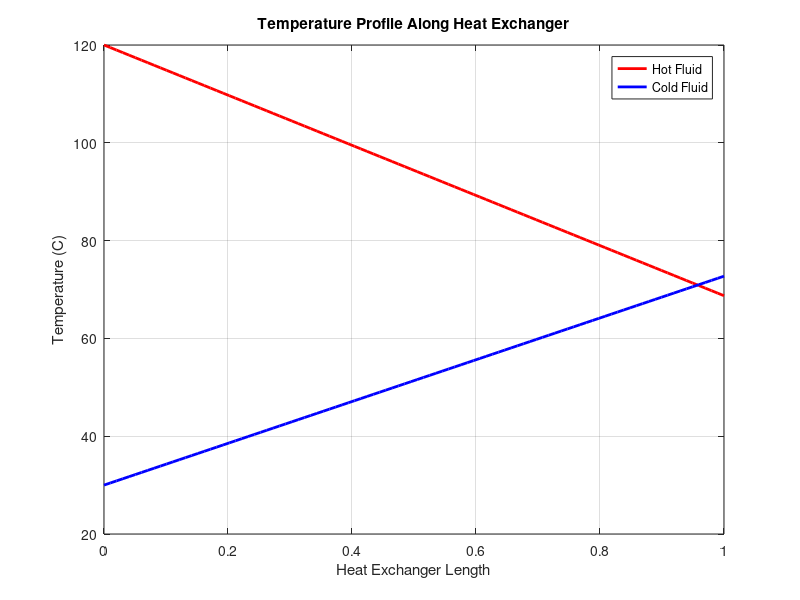
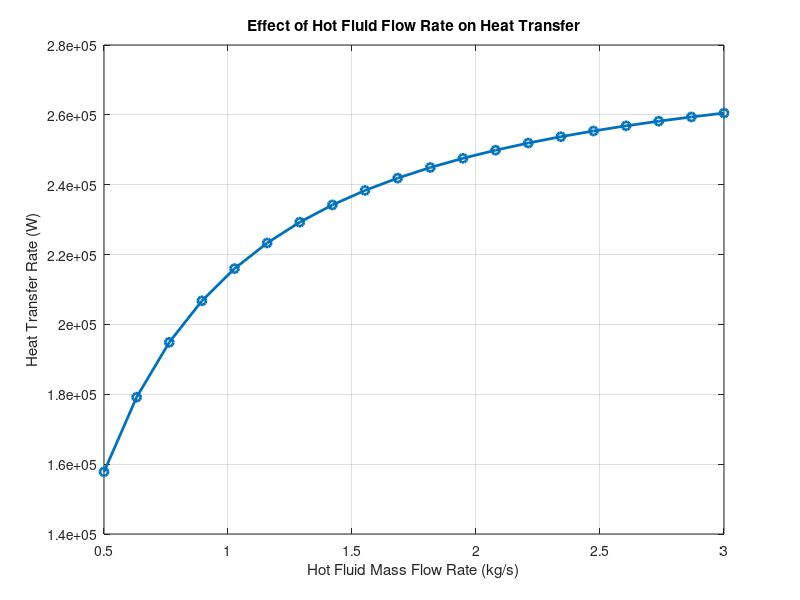

MATLAB code for these plots, in order:
clear
clc
close all

%% Heat Exchanger Performance Using NTU Method

m_hot = 1;          
m_cold = 1.2;       

Cp_hot = 4180;      
Cp_cold = 4180;

Th_in = 120;        
Tc_in = 30;        

U = 500;            
A = 10;             

C_hot = m_hot * Cp_hot;
C_cold = m_cold * Cp_cold;

C_min = min(C_hot, C_cold);
C_max = max(C_hot, C_cold);

Cr = C_min / C_max;

NTU=(U*A)/C_min;

effectiveness=(1 - exp(-NTU*(1-Cr))) / (1 - Cr*exp(-NTU*(1-Cr)));

Q=effectiveness * C_min * (Th_in - Tc_in);

Th_out = Th_in - Q/C_hot;
Tc_out = Tc_in + Q/C_cold;

disp(['Heat Transfer Rate (W): ', num2str(Q)])
disp(['Hot Outlet Temp (C): ', num2str(Th_out)])
disp(['Cold Outlet Temp (C): ', num2str(Tc_out)])


%% Temperature Profile Along Heat Exchanger
x = linspace(0,1,100);

Th_profile = Th_in - (Th_in - Th_out)*x;
Tc_profile = Tc_in + (Tc_out - Tc_in)*x;

figure
plot(x,Th_profile,'r','LineWidth',2)
hold on
plot(x,Tc_profile,'b','LineWidth',2)

xlabel('Heat Exchanger Length')
ylabel('Temperature (C)')
title('Temperature Profile Along Heat Exchanger')

legend('Hot Fluid','Cold Fluid')
grid on


%% LMTD Method

deltaT1=Th_in - Tc_out;
deltaT2=Th_out - Tc_in;

LMTD=(deltaT1 - deltaT2) / log(deltaT1/deltaT2);

Q_LMTD=U*A*LMTD;

disp(['LMTD (C): ', num2str(LMTD)])
disp(['Heat Transfer Rate using LMTD (W): ', num2str(Q_LMTD)])


%% Effect of hot fluid flow rate on heat transfer

m_hot_values = linspace(0.5,3,20);
Q_values = zeros(size(m_hot_values));

for i = 1:length(m_hot_values)
    m_hot_test = m_hot_values(i);

    C_hot_test = m_hot_test * Cp_hot;
    C_min_test = min(C_hot_test, C_cold);
    C_max_test = max(C_hot_test, C_cold);

    Cr_test = C_min_test / C_max_test;

    NTU_test = (U*A)/C_min_test;

    effectiveness_test = (1 - exp(-NTU_test*(1-Cr_test))) / (1 - Cr_test*exp(-NTU_test*(1-Cr_test)));

    Q_values(i) = effectiveness_test * C_min_test * (Th_in - Tc_in);
end

figure
plot(m_hot_values,Q_values,'o-','LineWidth',2)

xlabel('Hot Fluid Mass Flow Rate (kg/s)')
ylabel('Heat Transfer Rate (W)')
title('Effect of Hot Fluid Flow Rate on Heat Transfer')

grid on
